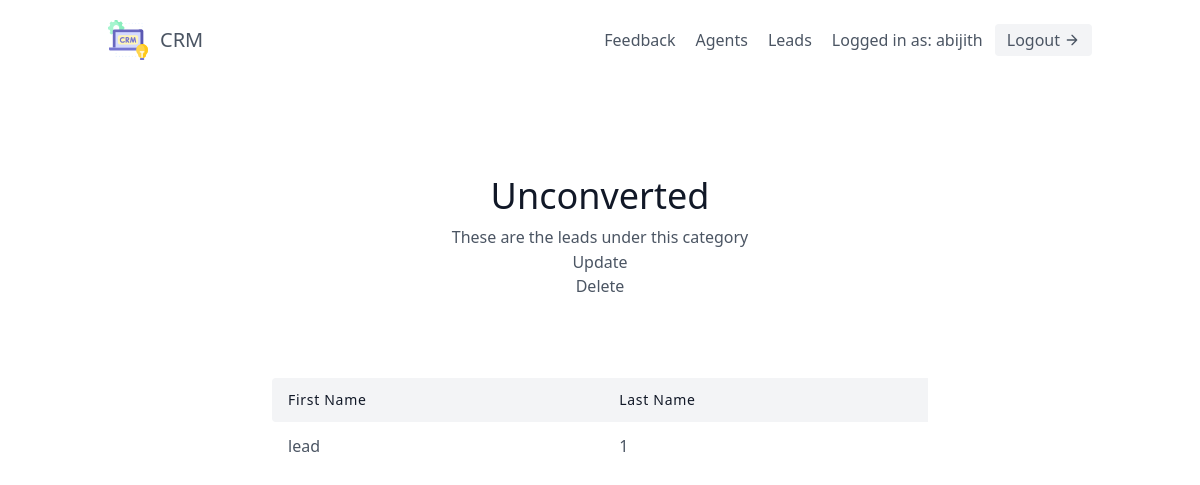
Page /leads/categories/7/ (signed in) on the committed database.
### leads/models.py (models this page shows, shortened)
class User(AbstractUser):
    is_organiser = models.BooleanField(default = True)
    is_agent = models.BooleanField(default = False)
    is_customer = models.BooleanField(default = False)

class Category(models.Model):
    name = models.CharField(max_length = 30)
    total_count = models.IntegerField(default = 0)
    organisation = models.ForeignKey(UserProfile, on_delete=models.CASCADE)

class Lead(models.Model):
    first_name = models.CharField(max_length = 20)
    last_name = models.CharField(max_length = 20)
    age = models.IntegerField(default = 0)
    organisation = models.ForeignKey(UserProfile, on_delete=models.CASCADE)
    agent = models.ForeignKey("Agent",null = True, blank = True, on_delete = models.SET_NULL)
    category = models.ForeignKey("Category",related_name = "leads",null=True, blank=True, on_delete = models.SET_NULL)
    description = models.TextField()
    date_added = models.DateTimeField(auto_now_add = True)
    phone_number = models.CharField(max_length=20)
    email = models.EmailField()

### leads/views.py (the view)
# urls.py: path('categories/<int:pk>/',CategoryDetailView.as_view(), name = 'category-detail'),
class CategoryDetailView(LoginRequiredMixin, generic.DetailView):
    template_name = "leads/category_detail.html"
    context_object_name = "category"
    def get_queryset(self):
        user = self.request.user
        if user.is_organiser:
            queryset = Category.objects.filter(organisation=user.userprofile)
        else:
            queryset = Category.objects.filter(organisation=user.agent.organisation)
        return queryset

### leads/templates/leads/category_detail.html (shortened to what this page needs)
{% extends "base.html"%}
{% block content%}
<section class="text-gray-600 body-font">
  <div class="container px-5 py-24 mx-auto">
    <div class="flex flex-col text-center w-full mb-20">
      <h1 class="sm:text-4xl text-3xl font-medium title-font mb-2 text-gray-900">
      {{ category.name }}
      </h1>
      <p class="lg:w-2/3 mx-auto leading-relaxed text-base">
     These are the leads under this category
      </p>
      <a href="{% url 'leads:category-update' category.pk %}" class = "hover:text-blue-500">Update</a>
      <a href="{% url 'leads:category-delete' category.pk %}" class = "hover:text-blue-500">Delete</a>
    </div>
    <div class="lg:w-2/3 w-full mx-auto overflow-auto">
      <table class="table-auto w-full text-left whitespace-no-wrap">
        <thead>
          <tr>
            <th class="px-4 py-3 title-font tracking-wider font-medium text-gray-900 text-sm bg-gray-100 rounded-tl rounded-bl">
            First Name
            </th>
            <th class="px-4 py-3 title-font tracking-wider font-medium text-gray-900 text-sm bg-gray-100">
            Last Name
            </th>
          </tr>
        </thead>
        <tbody>
        {% for lead in category.leads.all %}
          <tr>
            <td class="px-4 py-3">
            <a class = "hover:text-blue-500" href = "{% url 'leads:lead-detail' lead.pk %}">{{ lead.first_name }}</a>
            </td>
            <td class="px-4 py-3">{{ lead.last_name }}</td>
          </tr>
          {% endfor %}
        </tbody>
      </table>
    </div>
  </div>
</section>
{% endblock content %}

### templates/navbar.html (shortened to what this page needs)
<header class="text-gray-600 body-font">
  <div class="container mx-auto flex flex-wrap p-5 flex-col md:flex-row items-center">
    <a class="flex title-font font-medium items-center text-gray-900 mb-4 md:mb-0">
      <a href="{% url 'landing-page'%}"><span class="ml-3 text-xl">CRM</span></a>
    </a>
    <nav class="md:ml-auto flex flex-wrap items-center text-base justify-center">
    <a href="{% url 'leads:feedback' %}" class="mr-5 hover:text-blue-500">Feedback</a>
    {% if request.user.is_organiser %}
      <a href="{% url 'agents:agent-list'%}" class="mr-5 hover:text-blue-500">Agents</a>
      <a href="{% url 'leads:lead-list'%}" class="mr-5 hover:text-blue-500">Leads</a>
    {% endif %}
    </nav>
    {% if request.user.is_authenticated %}
    Logged in as: {{ request.user.username}}
    <a href="{% url 'logout' %}" class="ml-3 inline-flex items-center bg-gray-100 border-0 py-1 px-3 focus:outline-none hover:bg-gray-200 rounded text-base mt-4 md:mt-0">
    Logout
      <svg fill="none" stroke="currentColor" stroke-linecap="round" stroke-linejoin="round" stroke-width="2" class="w-4 h-4 ml-1" viewBox="0 0 24 24">
        <path d="M5 12h14M12 5l7 7-7 7"></path>
      </svg>
    </a>
    {% endif %}
  </div>
</header>

### rows in the picture
User: user.username "abijith"
Category: name "Unconverted"
Lead: first_name "lead", last_name "1"
